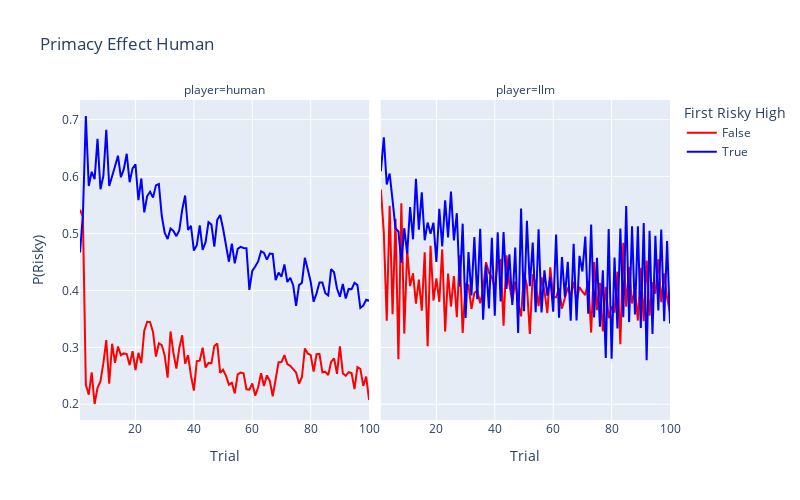

Write notebook code for a chart like this one.
### Code cell
# measure primacy effect

from primacy import get_primacy_effect

primacy_effect = get_primacy_effect(est)
llm_primacy_effect = get_primacy_effect(df_llm)
primacy_effect["player"] = "human"
llm_primacy_effect["player"] = "llm"
llm_primacy_concat = pd.concat([primacy_effect, llm_primacy_effect])

fig = px.line(
    llm_primacy_concat,
    x="Trial",
    y="Choice",
    color="First Risky High",
    facet_col="player",
    width=800,
    height=500,
    title="Primacy Effect Human",
    color_discrete_map={True: "blue", False: "red"},
    labels={"Choice": "P(Risky)", "Trial": "Trial"},
)
fig.show()
